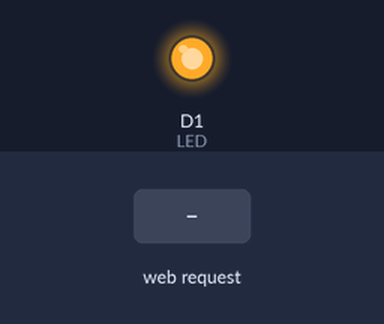
A sketch run on a simulated ESP8266 (NodeMCU). Shown: output pins drawn as LEDs (lit = HIGH). Inputs (shaded band) come from the test bench. WiFi joins after 1.5 s; servers stay silent unless stated; what the sketch prints to the serial monitor is not drawn.

Above: at 2.7 s.
2.8 s: HTTP request GET /LED=ON received
At 4.0 s:
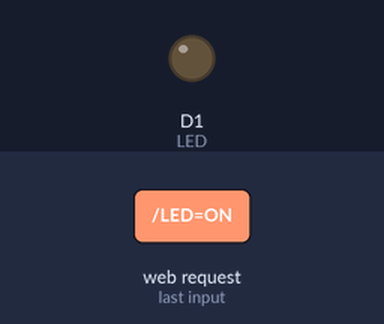
4.3 s: HTTP request GET /LED=OFF received
At 5.3 s:
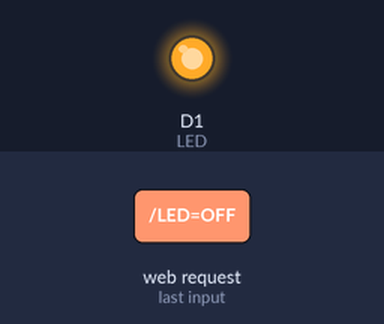
Timing chart, 0 to 7.3 s (numbered marks = the images above; inputs shaded):
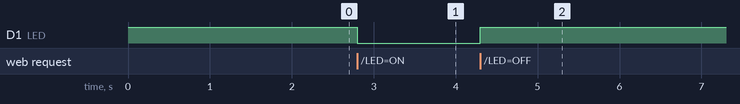

The sketch:

sketch_feb08a.ino
```cpp
#include <ESP8266WiFi.h>

const char* ssid = "Van Lam";
const char* password = "12345678";

int LED = D1; // GPIO16 (D0)
WiFiServer server(80);

void setup(){
  Serial.begin(115200);
  pinMode(LED, OUTPUT);
  digitalWrite(LED, HIGH);
  Serial.print("Connecting to the Newtork");
  WiFi.begin(ssid, password);
  while (WiFi.status() != WL_CONNECTED)
  {
    delay(500);
    Serial.print(".");
  }
  Serial.println("WiFi connected");
  server.begin();
  Serial.println("Server started");
  Serial.print("IP Address of network: "); // will IP address on Serial Monitor
  Serial.println(WiFi.localIP());
  Serial.print("Copy and paste the following URL: https://");
  Serial.print(WiFi.localIP());
  Serial.println("/");
}

void loop(){
  WiFiClient client = server.available();
  if (!client){
    return;}

  Serial.println("Waiting for new client");
  while(!client.available())
  {
    delay(1);
  }
  String request = client.readStringUntil('\r');
  Serial.println(request);
  client.flush();

  int value = HIGH;
  if(request.indexOf("/LED=ON") != -1){

    digitalWrite(LED, LOW); // Turn LED ON
    value = LOW;
  }

  if(request.indexOf("/LED=OFF") != -1){

    digitalWrite(LED, HIGH); // Turn LED OFF
    value = HIGH;
  }

//*------------------HTML Page Code---------------------*//

  client.println("HTTP/1.1 200 OK"); //
  client.println("Content-Type: text/html");
  client.println("");
  client.println("<!DOCTYPE HTML>");
  client.println("<html>");
  client.print("<HEAD>");
  client.print("<meta charset=\"utf-8\"></meta>");
  client.print("</head>");
  client.print(" CONTROL LED: ");
  if(value == HIGH){
    client.print("OFF");
  }
  else
  {
    client.print("ON");
  }
  client.println("<br><br>");
  client.println("<a href=\"/LED=ON\"\"><button>TẮT</button></a>");
  client.println("<a href=\"/LED=OFF\"\"><button>BẬT</button></a><br />");
  client.println("</html>");

  delay(1);
  Serial.println("Client disonnected");
  Serial.println("");
}
```

Measured:
- after the input at 2.8 s, D1 (LED): HIGH → LOW at once
- after the input at 4.3 s, D1 (LED): LOW → HIGH at once
